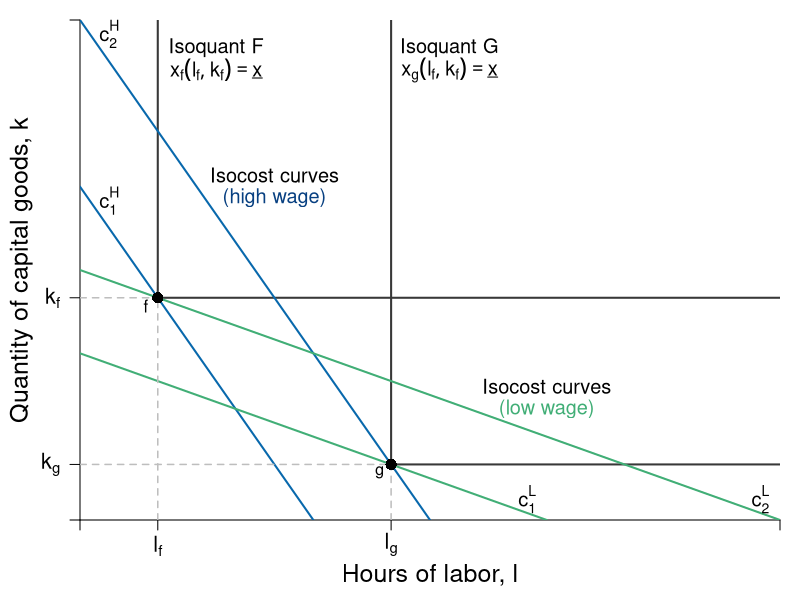

Write R code to recreate this figure.
#require(shape)
pdf(file = "specprodexch/isocost_labor.pdf", width = 7, height = 7)

#Set parameters for graphics
axislabelsize <- 1.3
axistitlesize <- 1.5
labelsize <- 1.2
graphlinewidth <- 2
segmentlinewidth <- 1.5

COL <- c("#7fc97f", "#beaed4", "#fdc086", "#ffff99", "#386cb0", "#f0027f", "#bf5b17", "#666666")
COLA <- c("#e0f3db", "#99d8c9","#66c2a4","#41ae76", "#238b45", "#005824")
COLB <- c("#c6dbef", "#4eb3d3", "#2b8cbe", "#0868ac","#084081")

xlims <- c(0, 18)
ylims <- c(0, 18)

npts <- 501 
x <- seq(xlims[1], xlims[2], length.out = npts)
y <- seq(ylims[1], ylims[2], length.out = npts) 
a <- c(46.08, 55, 64)
b <- c(46.08, 55, 64)

#Margins
par(mar =  c(4, 4, 1, 1))


plot(0, 0, xlim = xlims, ylim = ylims, type = "n",
     xlab = expression(paste("")),
     ylab = expression(paste("")), 
     xaxt = "n", 
     yaxt = "n", 
     cex.lab = axislabelsize, 
     bty = "n",
     xaxs="i", 
     yaxs="i")

ticksy <- c(0, 2, 8, ylims[2])
ylabels <- c(NA, expression(paste(k[g])), expression(paste(k[f])), NA)
ticksx <- c(0, 2, 8, xlims[2])
xlabels <- c(NA, expression(paste(l[f])), expression(paste(l[g])), NA)

axis(1, at = ticksx, pos = 0, labels = xlabels, cex.axis = axislabelsize)
axis(2, at = ticksy, pos = 0, labels = ylabels, las = 1, cex.axis = axislabelsize)

npts <- 500 
xx1 <- seq(xlims[1], xlims[2], length.out = npts)

#Isoquants
segments(2, ylims[2], 2, 8, lty = 1, col = "grey22" , lwd = graphlinewidth)
segments(2, 8, xlims[2], 8, lty = 1, col = "grey22" , lwd = graphlinewidth)

#Isoquants
segments(8, 2, 8, ylims[2], lty = 1, col = "grey22" , lwd = graphlinewidth)
segments(8, 2, xlims[2], 2, lty = 1, col = "grey22" , lwd = graphlinewidth)



# c_1^H
segments(0, 18, 9, 0, lty = 1, col = COLB[4] , lwd = graphlinewidth) 
text(0.75, 11.5, expression(paste(c[1]^H)), cex = labelsize)
# c_2^H
segments(0, 12, 6, 0, lty = 1, col = COLB[4] , lwd = graphlinewidth) 
text(0.75, 17.5, expression(paste(c[2]^H)), cex = labelsize)
# c_1^L
segments(0, 9, 18, 0, lty = 1, col = COLA[4] , lwd = graphlinewidth)
text(11.5, 0.75, expression(paste(c[1]^L)), cex = labelsize)
# c_2^L
segments(0, 6, 12, 0, lty = 1, col = COLA[4] , lwd = graphlinewidth) 
text(17.5, 0.75, expression(paste(c[2]^L)), cex = labelsize)


# Label Lines
# Segment af_k to 2
segments(0, 8, 2, 8, lty = 2, col = "gray" , lwd = segmentlinewidth)

# Segment af_L to 2
segments(2, 0, 2, 8, lty = 2, col = "gray" , lwd = segmentlinewidth)

# Segment ag_k to 1
segments(0, 2, 8, 2, lty = 2, col = "gray" , lwd = segmentlinewidth)

# Segment ag_L to 1
segments(8, 0, 8, 2, lty = 2, col = "gray" , lwd = segmentlinewidth)

# Label x,y axis
mtext(expression(paste("Hours of labor, l")), side=1, line = 2.5, cex = axistitlesize)
text(-1.5, 0.5*ylims[2], expression(paste("Quantity of capital goods, k")), xpd = TRUE, cex = axistitlesize, srt = 90) 

#Label isoquants
text(3.5, 17, expression(paste("Isoquant F")), cex = labelsize)
text(3.5, 16.2, expression(paste(x[f](l[f],k[f]) == underline(x))), cex = labelsize)
text(9.5, 17, expression(paste("Isoquant G")), cex = labelsize)
text(9.5, 16.2, expression(paste(x[g](l[f],k[f]) == underline(x))), cex = labelsize)

# Label Isocost H
text(12, 4.8, expression(paste("Isocost curves")), cex = labelsize)
text(12, 4, expression(paste("(low wage)")), cex = labelsize, col = COLA[4])

# Label Isocost L
text(5, 12.4, expression(paste("Isocost curves")), cex = labelsize)
text(5, 11.6, expression(paste("(high wage)")), cex = labelsize, col = COLB[5])
# Label Point 1 + 2
points(2, 8, pch = 16, col = "black", cex = 1.5)
text(1.7, 7.7, expression(f))

points(8, 2, pch = 16, col = "black", cex = 1.5)
text(7.7, 1.7, expression(g))



dev.off()
